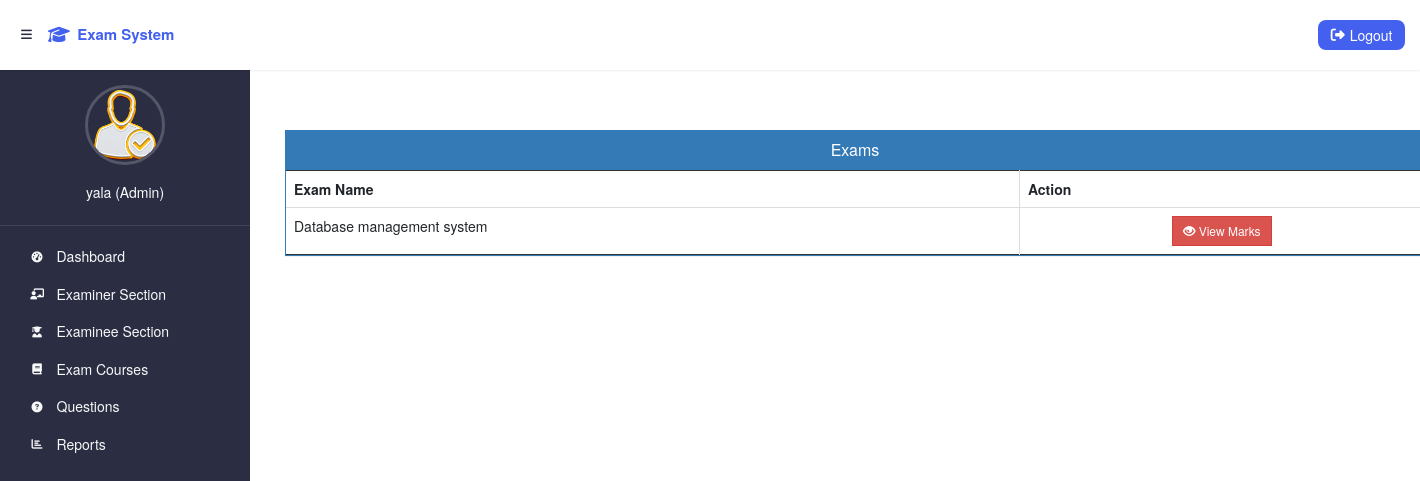
The page /admin-view-marks/21 (signed in) on the database as committed earlier.
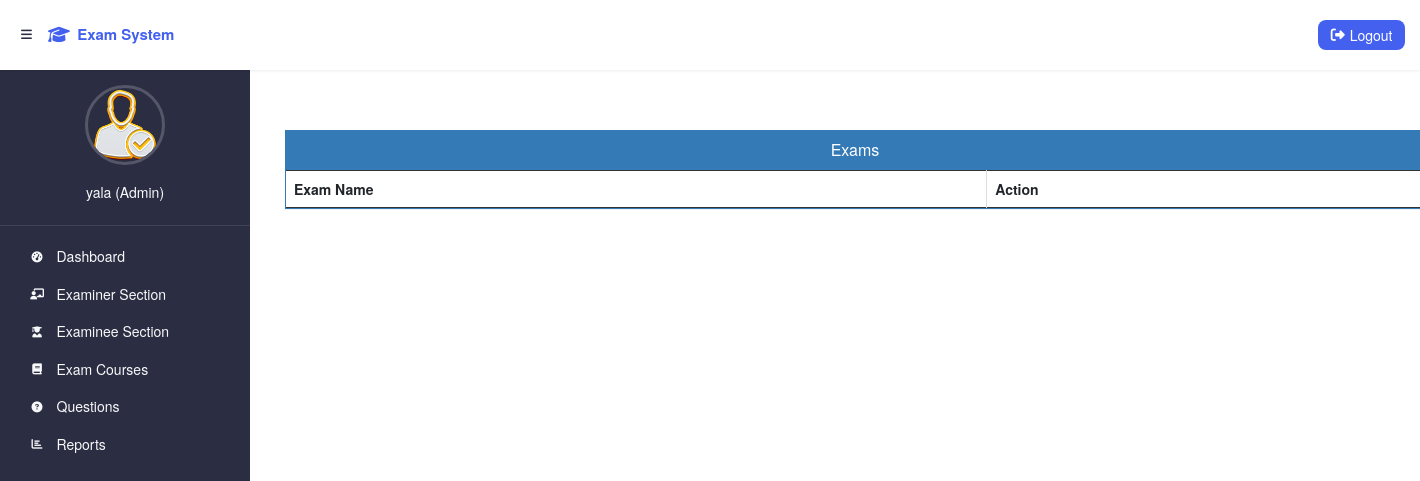
The same page on the database as committed later.
### exam/models.py (models this page shows, shortened)
class Course(models.Model):
   course_name = models.CharField(max_length=50)
   question_number = models.PositiveIntegerField()
   total_marks = models.PositiveIntegerField()

### exam/views.py (the view)
# urls.py: path('admin-view-marks/<int:pk>', views.admin_view_marks_view,name='admin-view-marks'),
@login_required(login_url='adminlogin')
def admin_view_marks_view(request, pk):
    courses = models.Course.objects.filter(result__student__id=pk).distinct()
    response = render(request, 'exam/admin_view_marks.html', {'courses': courses})
    response.set_cookie('student_id', str(pk))
    return response

### templates/exam/admin_view_marks.html (shortened to what this page needs)
{% extends 'exam/adminbase.html' %}
{% block content %}
{%load static%}
<head>
  <link href="//netdna.bootstrapcdn.com/bootstrap/3.0.0/css/bootstrap.min.css" rel="stylesheet" id="bootstrap-css">
</head>
<br><br>
<div class="container">
  <div class="panel panel-primary rounded-0">
    <div class="panel-heading rounded-0">
      <h6 class="panel-title">Exams</h6>
    </div>
    <table class="table table-hover table-bordered" id="dev-table">
      <thead>
        <tr>
          <th>Exam Name</th>
          <th>Action</th>
        </tr>
      </thead>
      {% for t in courses %}
      <tr>
        <td> {{t.course_name}}</td>
        <td class="text-center"><a class="btn btn-danger btn-sm" style="border-radius: 0%;" href="{% url 'admin-check-marks' t.id  %}"><span class="glyphicon glyphicon-eye-open"></span> View Marks</a></td>
      </tr>
      {% endfor %}
    </table>
  </div>
</div>
<br><br><br><br><br><br>
{% endblock content %}

Rows that differ between the two databases and show on the page:
removed Course: course_name "Database management system"
